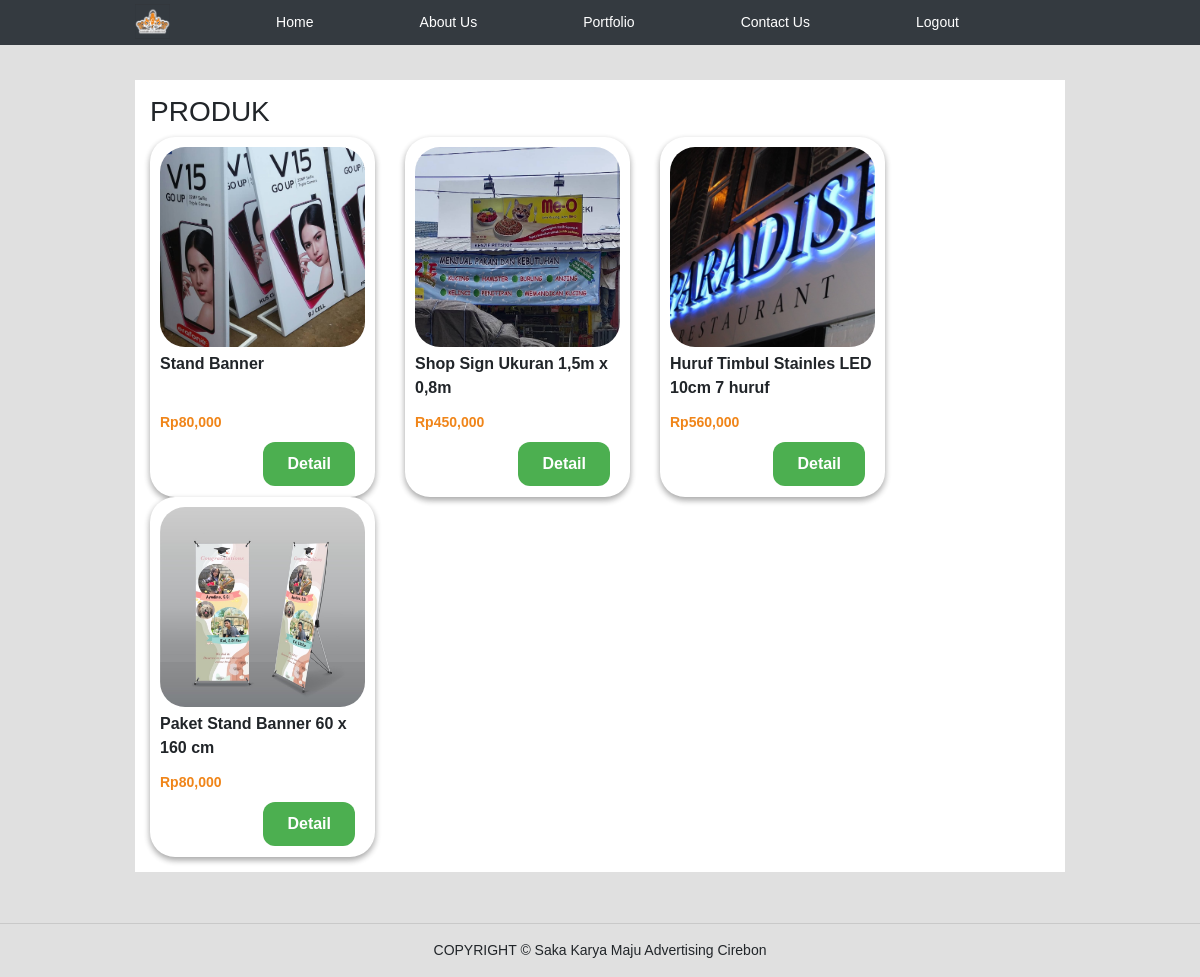
/produk.php, run on the app's committed database.
### tables this page shows
CREATE TABLE `d_produk` (
  `produk_id` int(11) NOT NULL,
  `kategori_id` int(11) NOT NULL,
  `produk_nama` varchar(225) NOT NULL,
  `produk_harga` int(30) NOT NULL,
  `produk_deskripsi` text NOT NULL,
  `produk_img` varchar(225) NOT NULL,
  `produk_status` tinyint(1) NOT NULL,
  `date_created` timestamp NOT NULL DEFAULT current_timestamp() ON UPDATE current_timestamp()
);

### produk.php (the view, shortened to what this page needs)
<?php
  include 'db.php';
?>
<!DOCTYPE html>
<html lang="en">
<head>
  <link rel="stylesheet" href="https://stackpath.bootstrapcdn.com/bootstrap/4.1.3/css/bootstrap.min.css">
  <link rel="stylesheet" href="font-awesome.min.css">
  <link rel="stylesheet" type="text/css" href="css/style.css">
</head>
<body>
  <nav class="site-header sticky-top py-1 nav-dark bg-dark">
    <div class="container d-flex flex-column flex-md-row justify-content-between">
      <img src="img/logoskm.png" alt="image" width="35" height="35">
      <a class="py-2 d-none d-md-inline-block" style="color:white" href="vu-home.php">Home</a>
      <a class="py-2 d-none d-md-inline-block" style="color:white" href="vu-aboutus.php">About Us</a>
      <a class="py-2 d-none d-md-inline-block" style="color:white" href="vu-portfolio.php">Portfolio</a>
      <a class="py-2 d-none d-md-inline-block" style="color:white" href="vu-contact.php">Contact Us</a>
      <a class="py-2 d-none d-md-inline-block" style="color:white" href="vu-logout.php">Logout</a>
    </div>
  </nav>
  <div class="section">
    <div class="container" id="container-produk">
      <div class="box">
      <h3>PRODUK</h3>
        <?php
          $produk = mysqli_query($conn, "SELECT * FROM d_produk WHERE produk_status = 1 $where  ORDER BY produk_id DESC");
          if(mysqli_num_rows($produk) > 0) {
            while($p = mysqli_fetch_array($produk)){
        ?>
        <div class="col-4">
          <div class="img">
          <img src="produk/<?php echo $p['produk_img']?>" alt="">
          </div>
          <div class="nama">
          <p class="nama"><?php echo $p['produk_nama']?></p>
          </div>
          <div class="harga">
          <p class="harga">Rp<?php echo number_format($p['produk_harga'])  ?></p>
          </div>
          <a  href="produk-detail.php?id=<?php echo $p['produk_id'] ?>">
          <button class="btn-detail">Detail</button>
          </a>
        </div>
        <?php }} else { ?>
          <p> Produk Tidak Ada</p>
        <?php } ?>
        </div>
    </div>
  </div>
  <hr>
  <p id="footer" style="text-align: center"> COPYRIGHT © Saka Karya Maju Advertising Cirebon</p>
</body>
</html>

### css/style.css (style rules this page uses)
* { padding: 0; margin: 0; font-family: 'Quicksand', sans-serif; }
body { background-color: #f8f8f8; }
a { color:inherit; text-decoration: none; }
.container { width: 80%; margin: 0 auto; }
.container:after { content: ''; display: block; clear: both; }
.section { padding: 25px 0 ; }
.box { background-color: white; padding: 15px; margin: 10px 0; box-sizing:border-box ; }
.box:after { content : ''; display: block; clear: both; }
* { margin: 0; padding: 0; font-family: sans-serif; }
button { width: 200px; padding: 15px 0; text-align: center; margin: 20px 10px; border-radius: 25px; font-weight: bold; border: 2px solid #ffff00; background: transparent; color: #fff; cursor: pointer; position: relative; overflow: hidden; }
body { margin: 0; padding: 0; background: #fefefe; font-size: 16px; color: 777; font-weight: 300; }
body { font-size: 14px; background-color:#e0e0e0; }
.col-4 { width: 25%; height: 360px; float: left; padding: 10px; box-sizing: border-box; background-color: white; box-shadow: 0 3px 6px rgba(0,0,0,0.16), 0 3px 6px rgba(0,0,0,0.23); border-radius: 25px; margin-right: 30px; }
.col-4 img { width: 200px; height: 200px; width: 100%; object-fit: cover; margin: auto; margin-bottom: 5px; border-radius: 25px; }
.nama { height: 60px; font-weight: bold; font-size: medium; }
.harga { height: 10px; font-weight: bold; color:#f08519 ; }
.btn-detail { background-color: #4CAF50; border: none; color: white; padding: 10px 24px; text-align: center; text-decoration: none; display: inline-block; font-size: 16px; border-radius: 12px; width: fit-content; height: fit-content; float: right; margin-bottom: 20px; }

### data on the page
d_produk: produk_img (picture), produk_nama "Stand Banner", produk_harga "80,000"
d_produk: produk_img (picture), produk_nama "Shop Sign Ukuran 1,5m x 0,8m", produk_harga "450,000"
d_produk: produk_img (picture), produk_nama "Huruf Timbul Stainles LED 10cm 7 huruf", produk_harga "560,000"
d_produk: produk_img (picture), produk_nama "Paket Stand Banner 60 x 160 cm", produk_harga "80,000"
